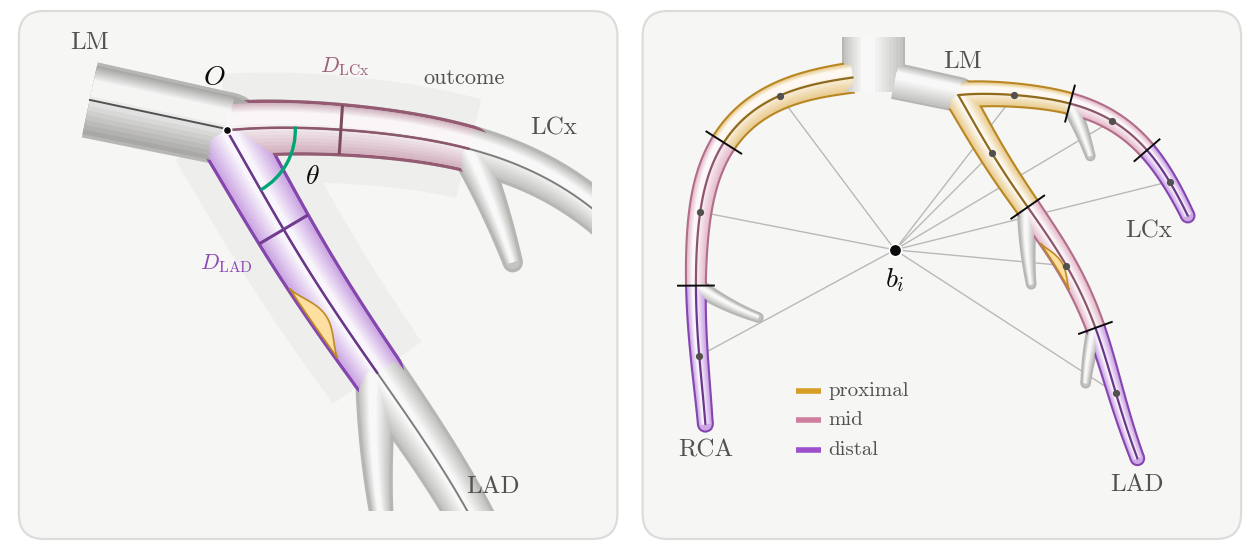

Python code for this plot:
"""Figure for Section sec:method-models (fig:method-models, 2026-11-23): the two association models on the tree.

    python Thesis_coronary/content/methodology/figures/model_design_figure.py

A made-up planar coronary tree (no patient data, nothing computed), drawn twice. The arteries are tapered tubes with
a wall edge and shading (2026-11-23, user: "more volume ... look like real arteries ... draw a plaque in them and
have the centerlines run inside"); each centerline runs inside its lumen; short side branches and the aortic root in
grey. Segment boundaries sit at fixed fractions of each artery, for drawing only.
Panels, left to right (no letters, as the feature figures):
- Bifurcation model: close-up of the LM bifurcation. The proximal LAD and proximal LCx in their artery colours on a
  grey area that marks the one outcome per participant, the rest of the arteries grey; the angle theta at O, the two
  daughter diameters behind a, and a plaque on the wall of the proximal LAD.
- Curvature model: the LAD, LCx and RCA divided into proximal, mid and distal segments (series colours), the LM grey;
  thin lines join the nine segments to one participant intercept b_i; a plaque on the wall of the mid LAD.
Style and colours as angle_steps_figure.py. Writes model_design_figure.{pdf,png} next to this file.
"""
import sys
from pathlib import Path

import matplotlib as mpl

mpl.use("Agg")
import matplotlib.pyplot as plt
import numpy as np
from matplotlib.colors import to_rgb
from matplotlib.patches import Arc, Circle, FancyBboxPatch, Polygon

ROOT = Path(__file__).resolve().parents[4]
sys.path.insert(0, str(ROOT / "Thesis_coronary" / "setup"))
from figure_colours import INK, INK2, MUTED, PALETTE, SERIES  # noqa: E402

MAIN, SECOND, THIRD = PALETTE[3], PALETTE[1], PALETTE[2]  # purple, pink, green, as angle_steps_figure.py

mpl.rcParams.update({
    "font.family": "serif", "font.serif": ["cmr10"],
    "mathtext.fontset": "cm", "axes.unicode_minus": False, "axes.formatter.use_mathtext": True,
    "font.size": 10, "text.color": INK, "pdf.fonttype": 42,
})


def tint(hex_, a):
    c = np.array(to_rgb(hex_))
    return tuple(1 - a * (1 - c))


def darken(hex_, a=0.3):
    c = np.array(to_rgb(hex_))
    return tuple((1 - a) * c + a * np.array(to_rgb(INK)))


LAD_COL, CX_COL, LM_COL, ANG_COL = MAIN, darken(SECOND), INK2, THIRD
SEG_COL = (darken(SERIES[0], 0.15), darken(SERIES[1], 0.15), SERIES[2])  # proximal, mid, distal
GREY = tint(MUTED, 0.45)
PLAQUE = tint(SERIES[0], 0.45)  # light yellow, as plaque on the wall
LIGHT = np.array([-0.45, 0.89])  # direction of the light for the shading


# ---------------------------------------------------------------- made-up tree
def vessel(start, heading0, bends, length, r0, r1, step=0.25):
    """Planar centerline from start: heading (deg) changing by bends(s) deg per unit of length s; radius r0 to r1."""
    s = np.arange(0, length + step / 2, step)
    h = np.radians(heading0 + np.cumsum(bends(s)) * step)
    Y = start + np.r_[[[0, 0]], np.cumsum(np.c_[np.cos(h), np.sin(h)][:-1] * step, axis=0)]
    return Y, s, r0 + (r1 - r0) * s / s[-1]


def tangent_deg(Y, i):
    t = Y[min(i + 1, len(Y) - 1)] - Y[max(i - 1, 0)]
    return np.degrees(np.arctan2(t[1], t[0]))


O = np.array([9.0, -2.0])
lm = vessel(np.array([0.0, 0.0]), -12, lambda s: 0 * s, np.linalg.norm(O), 2.3, 2.2)
lad = vessel(O, -60, lambda s: -0.30 + 0.8 * np.sin(s / 7), 58, 1.9, 0.8)
cx = vessel(O, 6, lambda s: -1.9 + 1.0 * np.sin(s / 5), 40, 1.7, 0.8)
rca = vessel(np.array([-6.0, 0.5]), -172, lambda s: 3.4 * np.exp(-((s - 20) / 14) ** 2) + 0.4 * np.sin(s / 6), 62,
             2.0, 0.9)
ARTERIES = {"LAD": lad, "LCx": cx, "RCA": rca}
FRACS = {"LAD": (0.32, 0.66), "LCx": (0.40, 0.72), "RCA": (0.34, 0.68)}


def side_branch(parent, s0, turn, length, bend=0.0):
    Y, s, r = parent
    i = int(np.searchsorted(s, s0))
    return vessel(Y[i], tangent_deg(Y, i) + turn, lambda t: bend + 0 * t, length, 0.8 * r[i], 0.45)


# side branches at the segment boundaries, where the landmark method places them
BRANCHES = [side_branch(lad, FRACS["LAD"][0] * 58, -38, 11, 1.0), side_branch(lad, FRACS["LAD"][1] * 58, -35, 8, 1.2),
            side_branch(cx, FRACS["LCx"][0] * 40, -50, 8, -1.0), side_branch(rca, FRACS["RCA"][1] * 62, 55, 10, 1.5)]


def parts(name):
    """The proximal, mid and distal pieces (Y, r) of an artery, overlapping by one point so they join."""
    Y, s, r = ARTERIES[name]
    k = [0] + [int(np.searchsorted(s, f * s[-1])) for f in FRACS[name]] + [len(s) - 1]
    return [(Y[k[j]:k[j + 1] + 1], r[k[j]:k[j + 1] + 1]) for j in range(3)]


def normals(Y):
    t = np.gradient(Y, axis=0)
    t /= np.linalg.norm(t, axis=1)[:, None]
    return np.c_[-t[:, 1], t[:, 0]]


def band(Y, r):
    """Outline of a lumen of radius r (number or one per point) around the planar centerline Y."""
    n = normals(Y) * np.reshape(r, (-1, 1))
    return np.vstack([Y + n, (Y - n)[::-1]])


def normal(Y, i):
    return normals(Y)[i]


def tube_edge(ax, Y, r, col, ew):
    """The wall: a slightly wider dark band drawn below every fill, so junctions merge cleanly."""
    ax.add_patch(Polygon(band(Y, r + ew), closed=True, fc=col, ec="none", zorder=1))
    ax.add_patch(Circle(Y[-1], r[-1] + ew, fc=col, ec="none", zorder=1))


def tube_fill(ax, Y, r, col):
    """The lumen, shaded as a cylinder lit from LIGHT: a base tone, a lighter core and a highlight."""
    n = normals(Y)
    lit = (n @ LIGHT)[:, None] * n
    K = 9
    for k in range(K):  # nested bands, each narrower, lighter and shifted towards the light
        f, a, shift = 1 - 0.85 * k / K, 0.50 - 0.44 * k / (K - 1), 0.45 * k / (K - 1)
        C = Y + shift * r[:, None] * lit
        ax.add_patch(Polygon(band(C, f * r), closed=True, fc=tint(col, a), ec="none", zorder=2 + 0.01 * k))
        if k == 0:
            ax.add_patch(Circle(Y[-1], r[-1], fc=tint(col, a), ec="none", zorder=2))


def centerline(ax, Y, col, lw=0.8):
    ax.plot(Y[:, 0], Y[:, 1], color=col, lw=lw, solid_capstyle="round", zorder=5)


def plaque(ax, Y, s, r, s0, s1, side=-1, hmax=0.6):
    """A plaque on one wall between s0 and s1, narrowing the lumen by up to hmax of the radius."""
    k = (s >= s0) & (s <= s1)
    Yk, rk, nk = Y[k], r[k], side * normals(Y)[k]
    h = hmax * rk * np.sin(np.pi * (s[k] - s0) / (s1 - s0)) ** 1.4
    P = np.vstack([Yk + nk * rk[:, None], (Yk + nk * (rk - h)[:, None])[::-1]])
    ax.add_patch(Polygon(P, closed=True, fc=PLAQUE, ec=darken(SERIES[0], 0.25), lw=0.6, zorder=4))


# ---------------------------------------------------------------- layout
W, H = 6.3, 2.75
fig = plt.figure(figsize=(W, H))
L, R, GAP = 0.015, 0.985, 0.02
widths = (0.5, 0.5)
avail = R - L - GAP
PB, PT = 0.02, 0.98
bg = fig.add_axes([0, 0, 1, 1], zorder=-5)
bg.set_axis_off(); bg.set_xlim(0, 1); bg.set_ylim(0, 1)
x0s = L + np.r_[0, widths[0] * avail + GAP]
for x0, w in zip(x0s, widths):
    bg.add_patch(FancyBboxPatch((x0, PB), w * avail, PT - PB, transform=fig.transFigure,
                 boxstyle="round,pad=0,rounding_size=0.02", fc=tint(MUTED, 0.08),
                 ec=tint(MUTED, 0.30), lw=0.8, mutation_aspect=W / H))


def panel(k, xlim, ylim, pad=0.02, bottom=0.03, top=0.03):
    ax = fig.add_axes([x0s[k] + pad, PB + bottom, widths[k] * avail - 2 * pad, PT - PB - bottom - top])
    ax.set_axis_off(); ax.set_aspect("equal")
    ax.set_xlim(*xlim); ax.set_ylim(*ylim)
    return ax


def dot(ax, q, ms=3.5, col=INK, z=7):
    ax.plot(q[0], q[1], "o", ms=ms, color=col, mec="white", mew=0.6, zorder=z)


def heading(Y, i):
    d = Y[i] - Y[0]
    return np.degrees(np.arctan2(d[1], d[0]))


EDGE_GREY = tint(MUTED, 0.62)

# left: bifurcation model, close-up of the LM bifurcation
ax = panel(0, (-3, 33), (-27, 4))
EW = 0.22
(pl, rl), (pc, rc) = parts("LAD")[0], parts("LCx")[0]
for Y, s_, r in (lm, lad, cx, *BRANCHES[:3]):
    tube_edge(ax, Y, r, EDGE_GREY, EW)
for Y, s_, r in (lad, cx, *BRANCHES[:3]):
    tube_fill(ax, Y, r, MUTED)
tube_fill(ax, lm[0], lm[2], LM_COL)
for (Y, r), col in (((pl, rl), LAD_COL), ((pc, rc), CX_COL)):
    ax.add_patch(Polygon(band(Y, r + 2.0), closed=True, fc=tint(INK2, 0.10), ec="none", zorder=0))
    tube_edge(ax, Y, r, darken(col, 0.15), EW)
for (Y, r), col in (((pl, rl), LAD_COL), ((pc, rc), CX_COL)):
    tube_fill(ax, Y, r, col)
plaque(ax, *lad, 11.0, 16.5)
for Y, s_, r in (lad, cx):
    centerline(ax, Y, tint(INK2, 0.75), lw=0.7)
centerline(ax, lm[0], INK2, lw=0.7)
centerline(ax, pl, darken(LAD_COL, 0.35), lw=0.9)
centerline(ax, pc, darken(CX_COL, 0.2), lw=0.9)
ax.text(*(pc[-1] + [-3.0, 4.6]), "outcome", color=INK2, ha="left", va="center", fontsize=8)
a_lad, a_cx = heading(lad[0], 12), heading(cx[0], 12)  # directions 3 from O, for drawing the arc
ax.add_patch(Arc(O, 9, 9, theta1=a_lad, theta2=a_cx, color=ANG_COL, lw=1.2, zorder=6))
mid = np.radians((a_lad + a_cx) / 2)
ax.text(*(O + 6.4 * np.array([np.cos(mid), np.sin(mid)])), r"$\theta$", ha="center", va="center", fontsize=10,
        zorder=7)
for (Y, s_, r), col, lab, side, i in ((lad, LAD_COL, r"$D_{\mathrm{LAD}}$", -1, 30),
                                     (cx, CX_COL, r"$D_{\mathrm{LCx}}$", 1, 30)):
    n = normal(Y, i)  # i = 30: 7.5 from O, inside the 5 to 10 stretch of the diameters
    ax.plot(*np.array([Y[i] - r[i] * n, Y[i] + r[i] * n]).T, color=darken(col, 0.3), lw=1.1, zorder=6)
    ax.text(*(Y[i] + side * (r[i] + 2.6) * n), lab, color=darken(col, 0.1), ha="center", va="center", fontsize=8)
dot(ax, O, ms=3)
ax.text(*(O + [-0.8, 2.6]), r"$O$", ha="center", va="bottom")
ax.text(*(lm[0][0] + [0.0, 3.0]), "LM", color=LM_COL, ha="center", va="bottom", fontsize=9)
ax.text(*(lad[0][104] + [1.8, -0.8]), "LAD", color=INK2, ha="left", va="top", fontsize=9)
ax.text(*(cx[0][88] + [0.0, 2.8]), "LCx", color=INK2, ha="center", va="bottom", fontsize=9)

# right: curvature model, the whole tree
allY = np.vstack([lm[0], lad[0], cx[0], rca[0]])
lo, hi = allY.min(0), allY.max(0)
span_x = hi[0] - lo[0] + 8
cy, span_y = (lo[1] + hi[1]) / 2 - 1, span_x / 1.15  # 1.15: width over height of the panel axes
ax = panel(1, (lo[0] - 4, hi[0] + 4), (cy - span_y / 2, cy + span_y / 2))
EW = 0.30
aorta = vessel(np.array([-3.0, -1.5]), 90, lambda s: 0 * s, 16, 4.2, 4.2)
for Y, s_, r in (aorta, lm, *BRANCHES):
    tube_edge(ax, Y, r, EDGE_GREY, EW)
for Y, s_, r in (aorta, lm, *BRANCHES):
    tube_fill(ax, Y, r, MUTED)
segs = {name: parts(name) for name in ARTERIES}
for name in ARTERIES:
    for j, (Y, r) in enumerate(segs[name]):
        tube_edge(ax, Y, r, darken(SEG_COL[j], 0.15), EW)
BI = np.array([0.0, -24.0])
for name in ARTERIES:
    for j, (Y, r) in enumerate(segs[name]):
        tube_fill(ax, Y, r, SEG_COL[j])
        centerline(ax, Y, darken(SEG_COL[j], 0.35), lw=0.8)
        m = Y[len(Y) // 2]
        ax.plot([BI[0], m[0]], [BI[1], m[1]], color=tint(INK2, 0.40), lw=0.5, zorder=0.5)
        ax.plot(*m, "o", ms=1.6, color=INK2, zorder=6)
        if j:  # tick across the artery at the boundary to the previous segment
            n = normal(Y, 0)
            ax.plot(*np.array([Y[0] - (r[0] + 1.3) * n, Y[0] + (r[0] + 1.3) * n]).T, color=INK, lw=0.7, zorder=6)
plaque(ax, *lad, 24.0, 32.0, hmax=0.75)
dot(ax, BI, ms=4.5)
ax.text(*(BI + [0.0, -2.4]), r"$b_i$", ha="center", va="top", fontsize=10)
ax.text(*(lm[0][-1] + [0.5, 3.0]), "LM", color=INK2, ha="center", va="bottom", fontsize=9)
ax.text(*(lad[0][-1] + [0.0, -2.2]), "LAD", color=INK2, ha="center", va="top", fontsize=9)
ax.text(*(cx[0][-1] + [-2.2, -0.6]), "LCx", color=INK2, ha="right", va="top", fontsize=9)
ax.text(*(rca[0][-1] + [0.0, -2.2]), "RCA", color=INK2, ha="center", va="top", fontsize=9)
xl, yl = -14, -44
for j, lab in enumerate(("proximal", "mid", "distal")):
    y = yl - 4.2 * j
    ax.plot([xl, xl + 3.5], [y, y], color=SEG_COL[j], lw=2.0, solid_capstyle="butt")
    ax.text(xl + 4.5, y, lab, ha="left", va="center", fontsize=7.5, color=INK2)

out = Path(__file__).with_suffix("")
fig.savefig(f"{out}.pdf")
fig.savefig(f"{out}.png", dpi=200)
